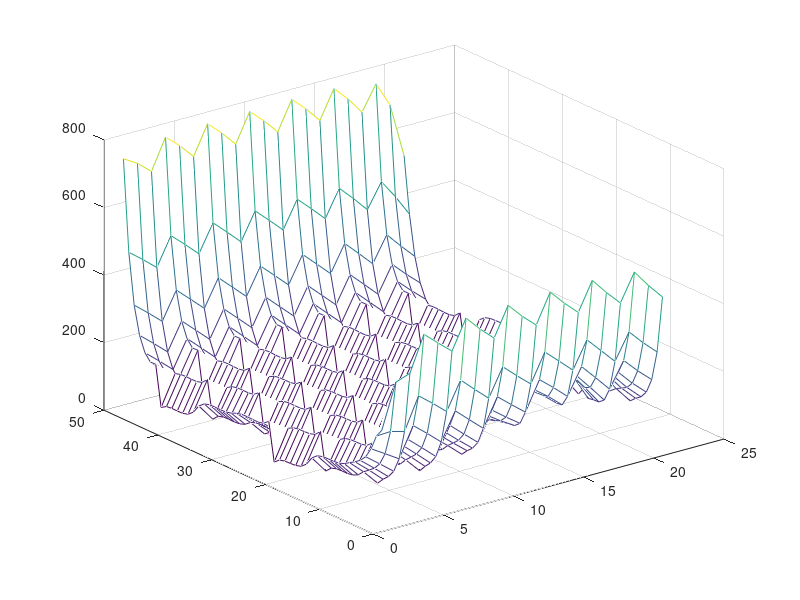

Write the MATLAB code that produced this figure.
clear all; close all; clc


clear all; close all; clc;

xbound=5;
ybound=2;

T0y=40;
T5y=400;
dtdy0=0;
dtdy2=0;

fcn = @(x,y) 6000* exp(-5*(x-1)*(x-1)-10*(y-1.5)*(y-1.5));
HH=[0.1,0.05,0.025];

h=0.1;
N=(xbound/h)-1;
M=(ybound/h)+1;



T1 = diag(4*ones(1,N*M)) + diag(-1*ones(1,(N*M)-1),1) + diag(-1*ones(1,(N*M)-1),-1);


%f=f*(ones(1,N*M))';
%BC=1/(h*h)*zeros(N*M);

n=1;


j=1;
l=1;
t=1;
NewF=zeros(N*M,1);
while l<M
    
    j=1;
   while j<N+1
       
       NewF(t)=fcn(j*h,l*h);
       
       t=t+1;
       j=j+1;
   end
   l=l+1;
end
I = -diag(ones(1,N*M-N));
Ttemp1=zeros(M*N,M*N);
Ttemp1(N+1:M*N,1:M*N-N)=I;
Ttemp2=zeros(M*N,M*N);
Ttemp2(1:M*N-N,N+1:M*N)=I;


T=Ttemp1+Ttemp2+T1;
T=Ttemp1+Ttemp2+T1;
n=1;
while n<N+1
    T(n,N+n)=-2;
    T(M*N-N+n,N*M-2*N+n)=-2;
    n=n+1;
    
end

A=(T);
n=1
while n<N*M
    
    bc(n)=T0y;
    n=n+N-1;
    bc(n)=T5y;
    n=n+1;
    
    
end
bc=(bc/(h*h))';

NewF=NewF+bc;
CC=T/(h*h)\NewF;
CC=reshape(CC,N,M);
Start=ones(M,1)*T0y';
End=ones(M,1)*T5y;
CC=[Start';CC;End'];

n=0;

while n<N
    j=0;
    while j<M
        u(M*n+j+1)=40+72*xbound/N*j;
        j=j+1;
    end
    n=n+1;
    
    
end

%% crank

AppendArray=[];
tau=10;
C=5;
dt=C*h^2;
t=0;
I=eye(N*M);
u=u';
A=-A*(1/h^2);
A=sparse(A);

un=u;
answer=[];

while t<tau
    %u=((I-1/2*dt*-A))\((I+1/2*dt*-A).*u'+1/2*dt*(2*NewF));
    
    %u=(sparse((I-0.5*dt.*A)))\( sparse(((I+1/2*dt.*A)*u) + (0.5*dt.*(2*NewF)) ));
    un1=(sparse((I-0.5*dt.*A)))\( sparse(((I+((1/2)*dt.*A))*un) + (0.5*dt.*(2*NewF)) ));
    answer=[answer, un1];
    un=un1;
    
    %AppendArray=[AppendArray,u];
    t=t+dt;
    
end

T=answer(:,1)

CC=reshape(T,N,M);
mesh(CC);
%Start=ones(M,1)*T0y';
%End=ones(M,1)*T5y;
%CC=[Start';CC;End'];

mesh(CC)



